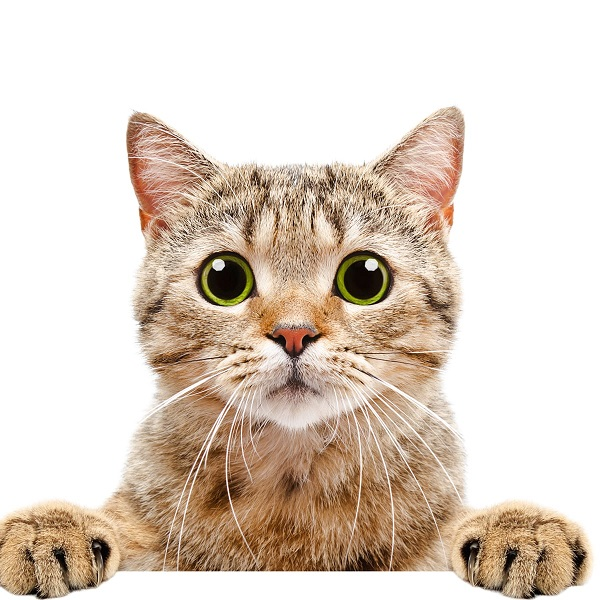
#> input picture OpenCV 03일차/실습/img/image.jpg, 600 x 600 px
$ python opencv_41.py
#> lines starting #> are read from the running program, lines starting #| are printed output that depends on the picture; after the words box and inside, x2 and y2 are one past the last pixel; in counts of white or black regions, pixels touching at a corner belong together
# 캐니 함수(cv2.Canny)로 입력 이미지에서 가장자리를 검출할 수 있습니다.
# 캐니 엣지는 라플라스 필터 방식을 개선한 방식으로 x와 y에 대해 1차 미분을 계산한 다음, 네 방향으로 미분합니다.
# 네 방향으로 미분한 결과로 극댓값을 갖는 지점들이 가장자리가 됩니다.
# 앞서 설명한 가장자리 검출기보다 성능이 월등히 좋으며 노이즈에 민감하지 않아 강한 가장자리를 검출하는 데 목적을 둔 알고리즘입니다.
# dst = cv2.Canny(src, threshold1, threshold2, apertureSize, L2gradient)는 입력 이미지(src)를 하위 임곗값(threshold1), 상위 임곗값(threshold2), 소벨 연산자 마스크 크기(apertureSize), L2 그레이디언트(L2gradient)을 설정하여 결과 이미지(dst)를 반환합니다.
# 하위 임곗값과 상위 임곗값으로 픽셀이 갖는 최솟값과 최댓값을 설정해 검출을 진행합니다.
# 픽셀이 상위 임곗값보다 큰 기울기를 가지면 픽셀을 가장자리로 간주하고, 하위 임곗값보다 낮은 경우 가장자리로 고려하지 않습니다.
# 소벨 연산자 마스크 크기는 소벨 연산을 활용하므로, 소벨 마스크의 크기를 설정합니다.
# L2 그레이디언트는 L2-norm으로 방향성 그레이디언트를 정확하게 계산할지, 정확성은 떨어지지만 속도가 더 빠른 L1-norm으로 계산할지를 선택합니다.
from __future__ import print_function
import cv2
import argparse

max_lowThreshold = 100
window_name = 'Edge Map'
title_trackbar = 'Min Threshold:'
ratio = 3
kernel_size = 3

def CannyThreshold(val):
   low_threshold = val
   img_blur = cv2.blur(src_gray, (3, 3))
   detected_edges = cv2.Canny(img_blur, low_threshold, low_threshold * ratio, kernel_size)
   mask = detected_edges != 0
   dst = src * (mask[:,:,None].astype(src.dtype))
   cv2.imshow(window_name, dst)

parser = argparse.ArgumentParser(description='Code for Canny Edge Detector tutorial.')
parser.add_argument('--input', help='Path to input image.', default='img/image.jpg')
args = parser.parse_args()
src = cv2.imread(cv2.samples.findFile(args.input))
#> src is the input picture: shape (600, 600, 3); mean B, G, R 196.6, 208.9, 222.5

if src is None:
   print('Could not open or find the image: ', args.input)
   exit(0)

src_gray = cv2.cvtColor(src, cv2.COLOR_BGR2GRAY)
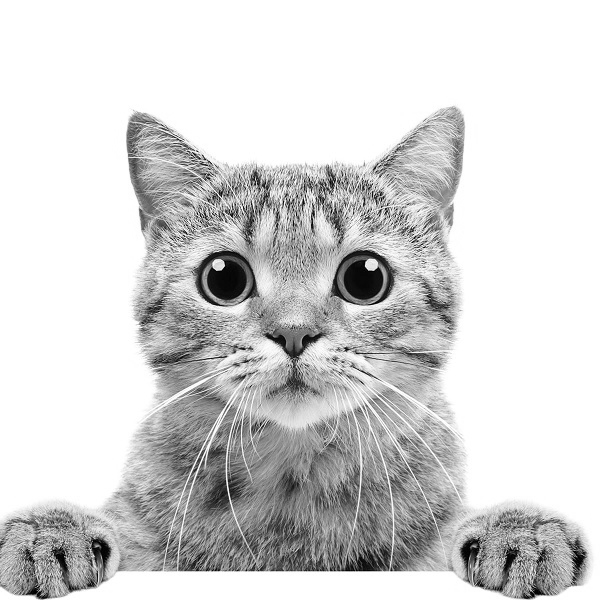
#> src_gray: shape (600, 600); min 0, max 255, mean 211.6

cv2.namedWindow(window_name)
cv2.createTrackbar(title_trackbar, window_name, 0, max_lowThreshold, CannyThreshold)
#> slider 'Min Threshold:' is set to 20

CannyThreshold(0)
#> in CannyThreshold, `detected_edges = cv2.Canny(img_blur, low_threshold, low_threshold * ra..`:
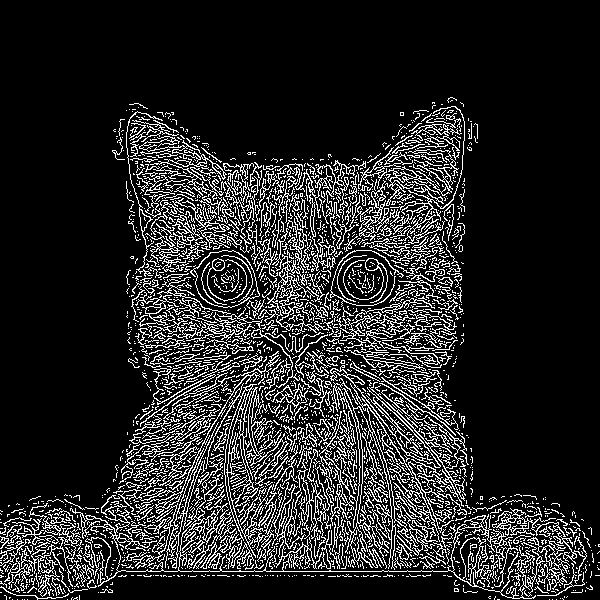
#> detected_edges: shape (600, 600); 15% white in thin lines or dots, all inside (x1, y1, x2, y2) = (0, 97, 600, 600)
#> in CannyThreshold, `dst = src * (mask[:,:,None].astype(src.dtype))`:
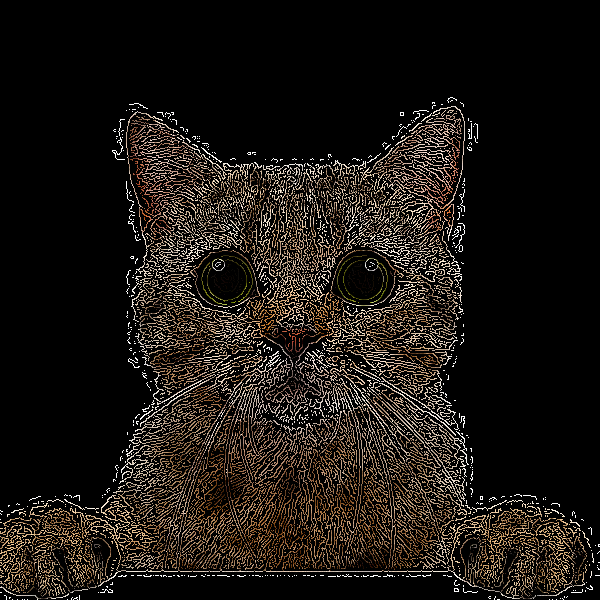
#> dst: shape (600, 600, 3); mean B, G, R 19.1, 23.1, 27.6
cv2.waitKey(0)
#> call 2 of CannyThreshold, with val = 20
#> in CannyThreshold (call 2), `detected_edges = cv2.Canny(img_blur, low_threshold, low_threshold * ra..`:
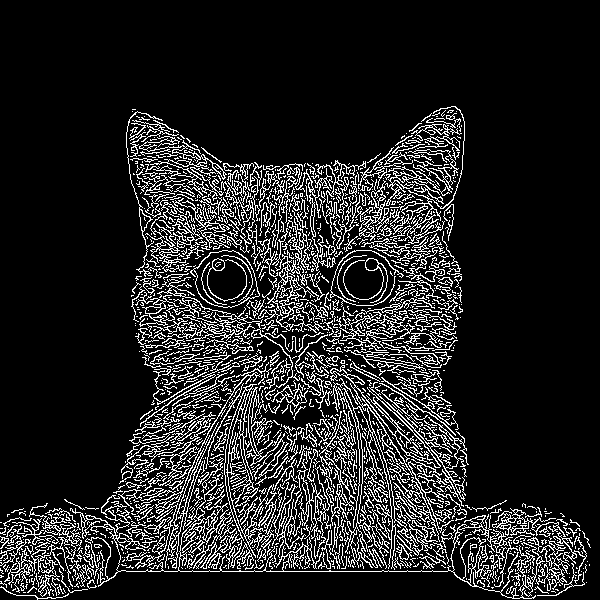
#> detected_edges: shape (600, 600); 14% white in thin lines or dots, all inside (x1, y1, x2, y2) = (0, 106, 591, 600)
#> in CannyThreshold (call 2), `dst = src * (mask[:,:,None].astype(src.dtype))`:
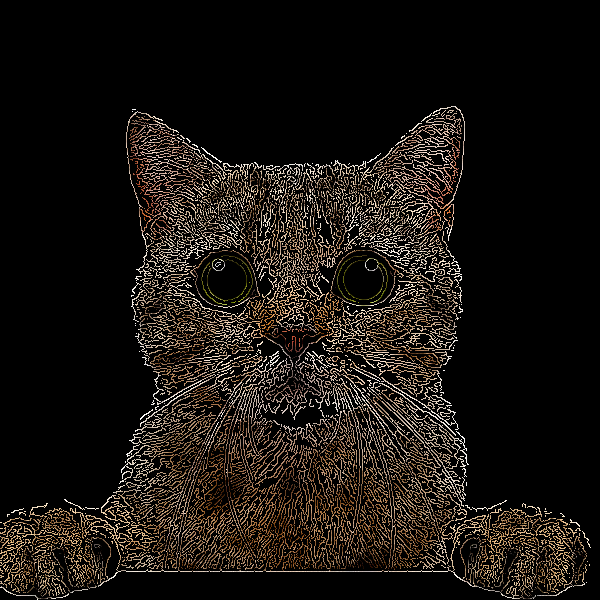
#> dst: shape (600, 600, 3); mean B, G, R 17.2, 21.1, 25.5
cv2.destroyAllWindows()

$ run again, with OpenCV 03일차/실습/img/img11.jpg copied over OpenCV 03일차/실습/img/image.jpg
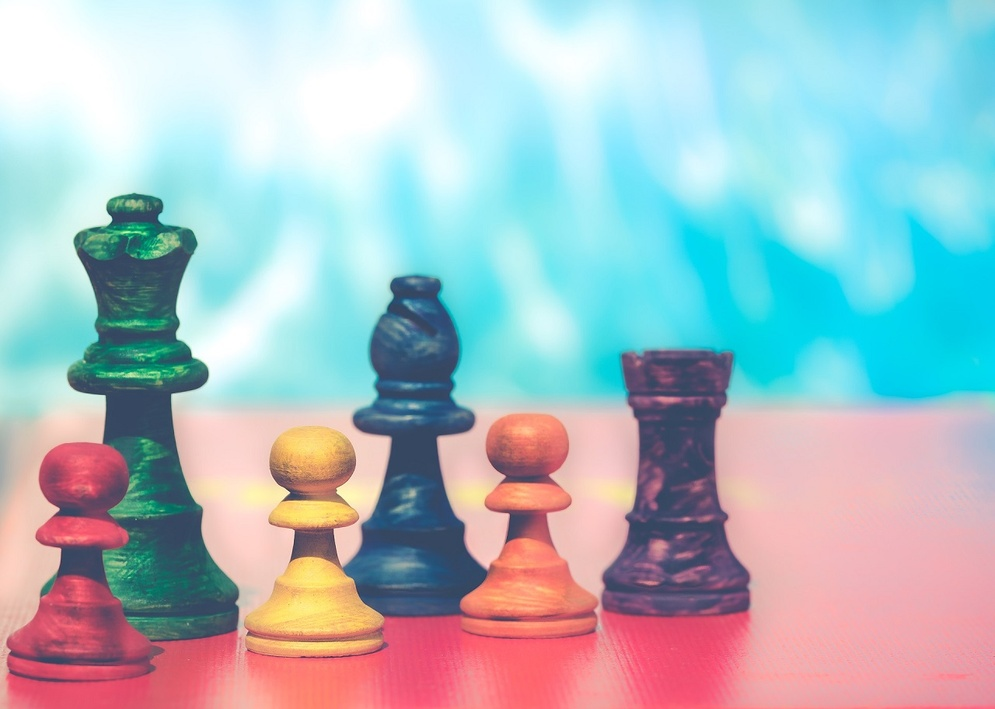
#> input picture OpenCV 03일차/실습/img/img11.jpg, 995 x 709 px, shrunk from 1280 x 912 before the run
#> src is the input picture: shape (709, 995, 3); mean B, G, R 194.7, 188, 168.8
#> in CannyThreshold, `detected_edges = cv2.Canny(img_blur, low_threshold, low_threshold * ra..`:
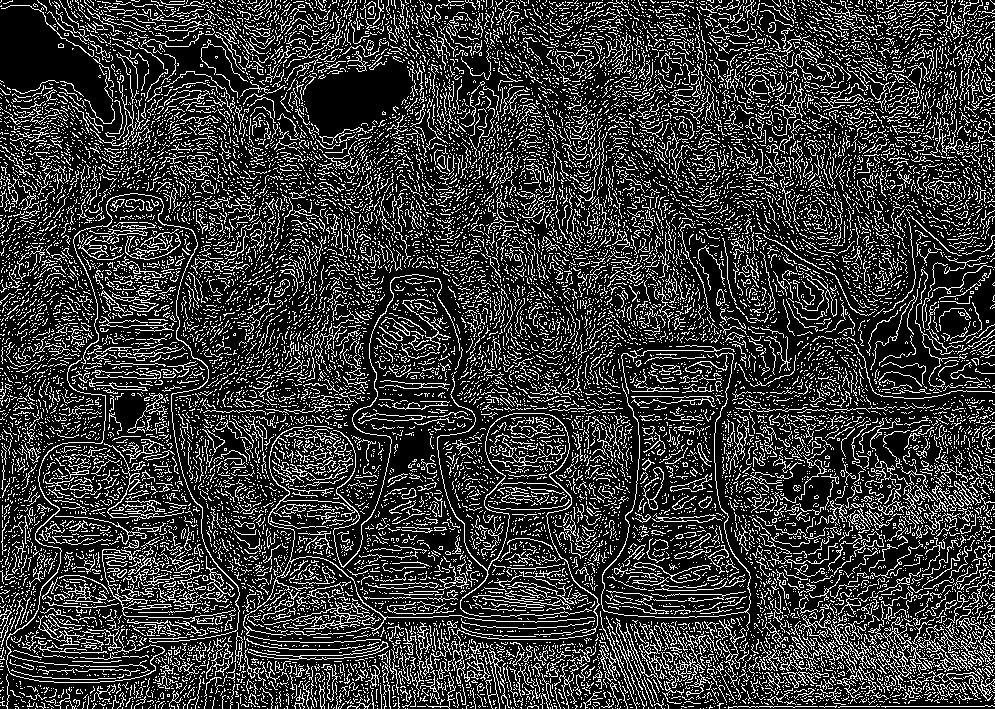
#> detected_edges: shape (709, 995); 21.6% white in thin lines or dots
#> mask: shape (709, 995) bool; 21.6% white in thin lines or dots
#> detected_edges: shape (709, 995); 3% white in thin lines or dots, all inside (x1, y1, x2, y2) = (0, 193, 995, 709)
#> in CannyThreshold (call 2), `dst = src * (mask[:,:,None].astype(src.dtype))`:
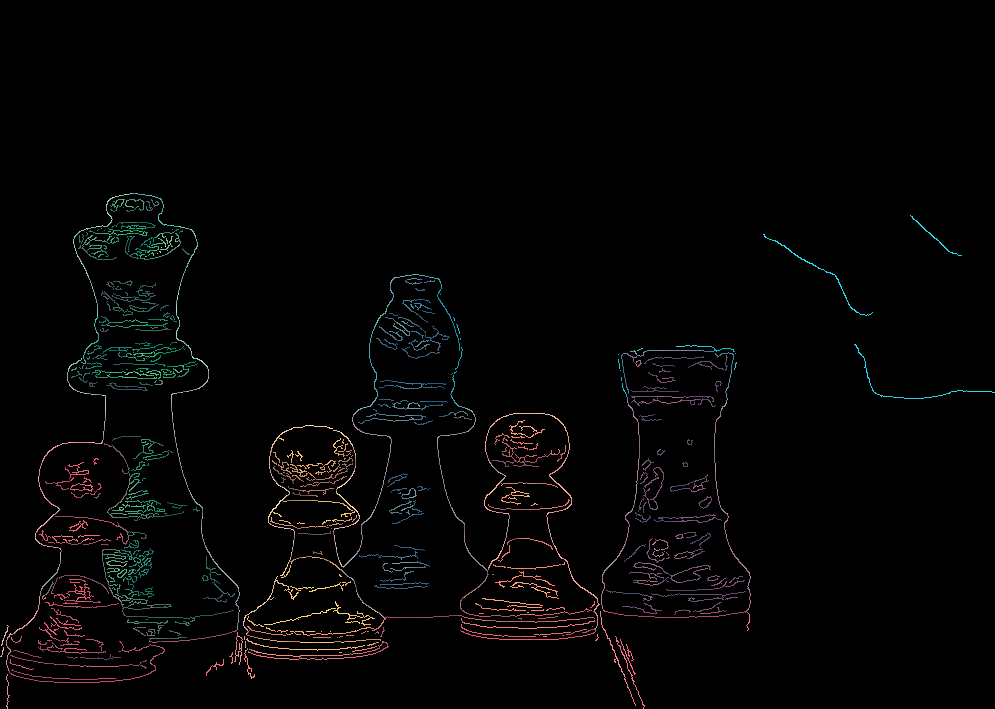
#> dst: shape (709, 995, 3); mean B, G, R 3.8, 3.8, 4.1
